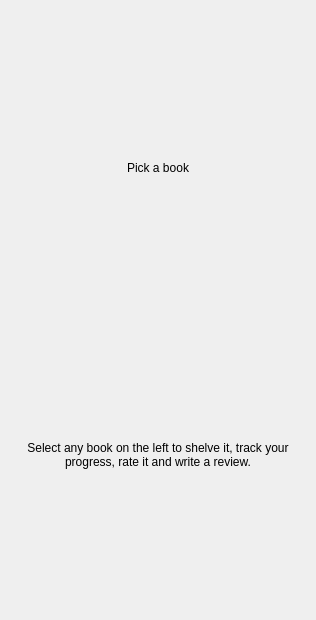
<?xml version="1.0" encoding="UTF-8"?>
<ui version="4.0">
 <class>BookDetailPanel</class>
 <widget class="QWidget" name="BookDetailPanel">
  <layout class="QVBoxLayout" name="outerLayout">
   <property name="spacing">
    <number>0</number>
   </property>
   <property name="leftMargin">
    <number>0</number>
   </property>
   <property name="topMargin">
    <number>0</number>
   </property>
   <property name="rightMargin">
    <number>0</number>
   </property>
   <property name="bottomMargin">
    <number>0</number>
   </property>
   <item>
    <widget class="QFrame" name="detailCard">
     <property name="card" stdset="0">
      <bool>true</bool>
     </property>
     <layout class="QVBoxLayout" name="cardLayout">
      <property name="leftMargin">
       <number>18</number>
      </property>
      <property name="topMargin">
       <number>18</number>
      </property>
      <property name="rightMargin">
       <number>18</number>
      </property>
      <property name="bottomMargin">
       <number>16</number>
      </property>
      <item>
       <widget class="QStackedWidget" name="detailStack">
        <property name="currentIndex">
         <number>0</number>
        </property>
        <widget class="QWidget" name="emptyPage">
         <layout class="QVBoxLayout" name="emptyLayout">
          <item>
           <widget class="QLabel" name="emptyTitle">
            <property name="text">
             <string>Pick a book</string>
            </property>
            <property name="alignment">
             <set>Qt::AlignCenter</set>
            </property>
            <property name="role" stdset="0">
             <string>emptyTitle</string>
            </property>
           </widget>
          </item>
          <item>
           <widget class="QLabel" name="emptyLabel">
            <property name="text">
             <string>Select any book on the left to shelve it, track your progress, rate it and write a review.</string>
            </property>
            <property name="alignment">
             <set>Qt::AlignCenter</set>
            </property>
            <property name="wordWrap">
             <bool>true</bool>
            </property>
            <property name="role" stdset="0">
             <string>emptyText</string>
            </property>
           </widget>
          </item>
         </layout>
        </widget>
        <widget class="QWidget" name="bookPage">
         <layout class="QVBoxLayout" name="bookLayout">
          <property name="spacing">
           <number>9</number>
          </property>
          <property name="leftMargin">
           <number>0</number>
          </property>
          <property name="topMargin">
           <number>0</number>
          </property>
          <property name="rightMargin">
           <number>0</number>
          </property>
          <property name="bottomMargin">
           <number>0</number>
          </property>
          <item>
           <layout class="QHBoxLayout" name="headerRow">
            <property name="spacing">
             <number>14</number>
            </property>
            <item>
             <layout class="QVBoxLayout" name="coverColumn">
              <property name="spacing">
               <number>4</number>
              </property>
              <item>
               <widget class="QLabel" name="coverLabel">
              <property name="minimumSize">
               <size>
                <width>96</width>
                <height>138</height>
               </size>
              </property>
              <property name="maximumSize">
               <size>
                <width>96</width>
                <height>138</height>
               </size>
              </property>
              <property name="alignment">
               <set>Qt::AlignLeading|Qt::AlignLeft|Qt::AlignTop</set>
              </property>
             </widget>
              </item>
              <item>
               <widget class="QPushButton" name="changeCoverButton">
                <property name="cursor">
                 <cursorShape>PointingHandCursor</cursorShape>
                </property>
                <property name="text">
                 <string>Add picture</string>
                </property>
                <property name="link" stdset="0">
                 <bool>true</bool>
                </property>
               </widget>
              </item>
              <item>
               <widget class="QPushButton" name="removeCoverButton">
                <property name="cursor">
                 <cursorShape>PointingHandCursor</cursorShape>
                </property>
                <property name="text">
                 <string>Remove picture</string>
                </property>
                <property name="link" stdset="0">
                 <bool>true</bool>
                </property>
               </widget>
              </item>
              <item>
               <spacer name="coverSpacer">
                <property name="orientation">
                 <enum>Qt::Vertical</enum>
                </property>
                <property name="sizeHint" stdset="0">
                 <size>
                  <width>0</width>
                  <height>0</height>
                 </size>
                </property>
               </spacer>
              </item>
             </layout>
            </item>
            <item>
             <layout class="QVBoxLayout" name="titleBlock">
              <property name="spacing">
               <number>4</number>
              </property>
              <item>
               <widget class="QLabel" name="titleLabel">
                <property name="text">
                 <string>Title</string>
                </property>
                <property name="wordWrap">
                 <bool>true</bool>
                </property>
                <property name="role" stdset="0">
                 <string>detailTitle</string>
                </property>
               </widget>
              </item>
              <item>
               <widget class="QLabel" name="authorLabel">
                <property name="text">
                 <string>Author</string>
                </property>
                <property name="wordWrap">
                 <bool>true</bool>
                </property>
                <property name="role" stdset="0">
                 <string>detailAuthor</string>
                </property>
               </widget>
              </item>
              <item>
               <widget class="QLabel" name="genreChip">
                <property name="text">
                 <string>Genre</string>
                </property>
                <property name="role" stdset="0">
                 <string>genreChip</string>
                </property>
               </widget>
              </item>
              <item>
               <widget class="QLabel" name="metaLabel">
                <property name="text">
                 <string>1999 · 300 pages</string>
                </property>
                <property name="role" stdset="0">
                 <string>detailMeta</string>
                </property>
               </widget>
              </item>
              <item>
               <spacer name="titleSpacer">
                <property name="orientation">
                 <enum>Qt::Vertical</enum>
                </property>
                <property name="sizeHint" stdset="0">
                 <size>
                  <width>20</width>
                  <height>0</height>
                 </size>
                </property>
               </spacer>
              </item>
             </layout>
            </item>
           </layout>
          </item>
          <item>
           <widget class="QPlainTextEdit" name="descriptionView">
            <property name="maximumSize">
             <size>
              <width>16777215</width>
              <height>78</height>
             </size>
            </property>
            <property name="readOnly">
             <bool>true</bool>
            </property>
            <property name="role" stdset="0">
             <string>description</string>
            </property>
           </widget>
          </item>
          <item>
           <widget class="QFrame" name="divider">
            <property name="frameShape">
             <enum>QFrame::HLine</enum>
            </property>
            <property name="frameShadow">
             <enum>QFrame::Plain</enum>
            </property>
            <property name="role" stdset="0">
             <string>divider</string>
            </property>
           </widget>
          </item>
          <item>
           <widget class="QLabel" name="shelfFieldLabel">
            <property name="text">
             <string>SHELF</string>
            </property>
            <property name="role" stdset="0">
             <string>fieldLabel</string>
            </property>
           </widget>
          </item>
          <item>
           <widget class="QComboBox" name="shelfCombo"/>
          </item>
          <item>
           <widget class="QWidget" name="progressBox" native="true">
            <layout class="QVBoxLayout" name="progressLayout">
             <property name="spacing">
              <number>4</number>
             </property>
             <property name="leftMargin">
              <number>0</number>
             </property>
             <property name="topMargin">
              <number>0</number>
             </property>
             <property name="rightMargin">
              <number>0</number>
             </property>
             <property name="bottomMargin">
              <number>0</number>
             </property>
             <item>
              <layout class="QHBoxLayout" name="progressRow">
               <property name="spacing">
                <number>10</number>
               </property>
               <item>
                <widget class="QSlider" name="pageSlider">
                 <property name="orientation">
                  <enum>Qt::Horizontal</enum>
                 </property>
                </widget>
               </item>
               <item>
                <widget class="QSpinBox" name="pageSpin">
                 <property name="minimumSize">
                  <size>
                   <width>74</width>
                   <height>0</height>
                  </size>
                 </property>
                 <property name="alignment">
                  <set>Qt::AlignCenter</set>
                 </property>
                 <property name="buttonSymbols">
                  <enum>QAbstractSpinBox::NoButtons</enum>
                 </property>
                 <property name="toolTip">
                  <string>The page you are on. Reaching the last page moves the book to Read.</string>
                 </property>
                </widget>
               </item>
              </layout>
             </item>
             <item>
              <widget class="QLabel" name="progressLabel">
               <property name="text">
                <string>Page 0 of 0</string>
               </property>
               <property name="role" stdset="0">
                <string>hint</string>
               </property>
              </widget>
             </item>
            </layout>
           </widget>
          </item>
          <item>
           <widget class="QLabel" name="ratingFieldLabel">
            <property name="text">
             <string>YOUR RATING</string>
            </property>
            <property name="role" stdset="0">
             <string>fieldLabel</string>
            </property>
           </widget>
          </item>
          <item>
           <widget class="StarRating" name="starRating" native="true"/>
          </item>
          <item>
           <layout class="QHBoxLayout" name="reviewHeader">
            <item>
             <widget class="QLabel" name="reviewFieldLabel">
              <property name="text">
               <string>YOUR REVIEW</string>
              </property>
              <property name="role" stdset="0">
               <string>fieldLabel</string>
              </property>
             </widget>
            </item>
            <item>
             <spacer name="reviewHeaderSpacer">
              <property name="orientation">
               <enum>Qt::Horizontal</enum>
              </property>
              <property name="sizeHint" stdset="0">
               <size>
                <width>40</width>
                <height>20</height>
               </size>
              </property>
             </spacer>
            </item>
            <item>
             <widget class="QLabel" name="reviewCountLabel">
              <property name="text">
               <string>0 / 600</string>
              </property>
              <property name="role" stdset="0">
               <string>hint</string>
              </property>
             </widget>
            </item>
           </layout>
          </item>
          <item>
           <widget class="QPlainTextEdit" name="reviewEdit">
            <property name="maximumSize">
             <size>
              <width>16777215</width>
              <height>92</height>
             </size>
            </property>
            <property name="placeholderText">
             <string>What did you think? A few words is plenty…</string>
            </property>
           </widget>
          </item>
          <item>
           <layout class="QHBoxLayout" name="buttonRow">
            <item>
             <widget class="QPushButton" name="saveButton">
              <property name="text">
               <string>Save changes</string>
              </property>
              <property name="cursor">
               <cursorShape>PointingHandCursor</cursorShape>
              </property>
              <property name="primary" stdset="0">
               <bool>true</bool>
              </property>
             </widget>
            </item>
            <item>
             <widget class="QPushButton" name="removeButton">
              <property name="text">
               <string>Remove book</string>
              </property>
              <property name="cursor">
               <cursorShape>PointingHandCursor</cursorShape>
              </property>
              <property name="toolTip">
               <string>Delete this book from the catalog (also removes it from your shelves)</string>
              </property>
              <property name="danger" stdset="0">
               <bool>true</bool>
              </property>
             </widget>
            </item>
           </layout>
          </item>
          <item>
           <spacer name="bottomSpacer">
            <property name="orientation">
             <enum>Qt::Vertical</enum>
            </property>
            <property name="sizeHint" stdset="0">
             <size>
              <width>20</width>
              <height>0</height>
             </size>
            </property>
           </spacer>
          </item>
         </layout>
        </widget>
       </widget>
      </item>
     </layout>
    </widget>
   </item>
  </layout>
 </widget>
 <customwidgets>
  <customwidget>
   <class>StarRating</class>
   <extends>QWidget</extends>
   <header>starrating.h</header>
   <container>1</container>
  </customwidget>
 </customwidgets>
 <resources/>
 <connections/>
</ui>
